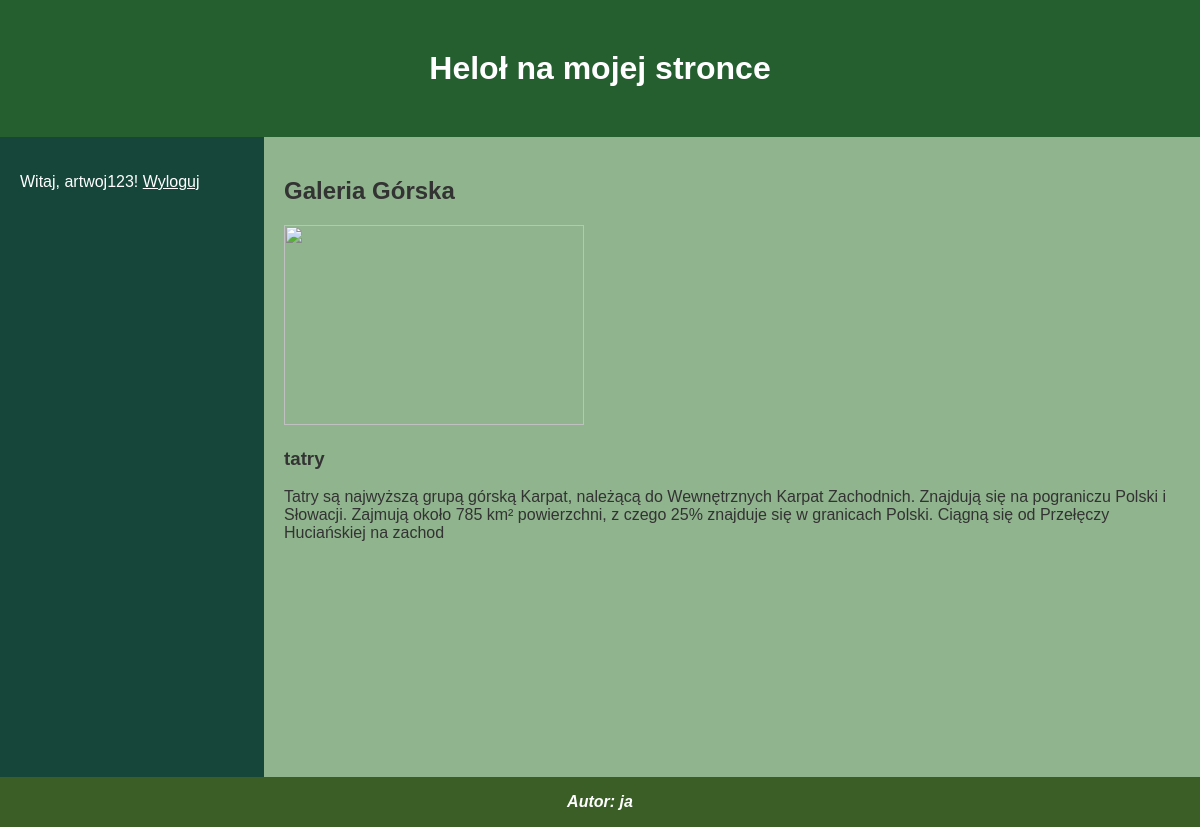
Page /22.03.2025_LOG/index.php (signed in) on the committed database.
### tables this page shows
CREATE TABLE `gory` (
  `id` int(11) NOT NULL,
  `nazwa` varchar(255) NOT NULL,
  `opis` varchar(255) NOT NULL
);

### 22.03.2025_LOG/index.php (the view, shortened to what this page needs)
<?php
require_once("db.php");
?>
<!DOCTYPE html>
<html lang="pl">
<head>
    <link rel="stylesheet" href="style.css">
</head>
<body>
    <header>
        <h1>Heloł na mojej stronce</h1>
    </header>
    <section class="main">
        <section class="lewa">
            <ul>
                <?php if (isset($_SESSION['user_name'])): ?>
                    <span>Witaj, <?php echo htmlspecialchars($_SESSION['user_name']); ?>!</span>
                    <a href="logout.php">Wyloguj</a>
                <?php else: ?>
                    <a href="zarejestruj.php">Zarejestruj</a>
                    <a href="zaloguj.php">Zaloguj</a>
                <?php endif; ?>
            </ul>
        </section>
        <section class="prawa">
            <?php if (isset($_SESSION['user_name'])): ?>
                <h2>Galeria Górska</h2>
                <div class="galeria">
                <?php if (isset($_SESSION['user_name'])): ?>
                    <img src="https://zakopane.com/wp-content/uploads/2017/10/tatry-podzia%C5%82.jpg">
                <?php else: ?>
                    <p>Brak zwartosci</p>
                <?php endif; ?>
                    <?php
                    $sql = "SELECT nazwa, opis FROM gory";
                    $result = $conn->query($sql);
                    if (isset($_SESSION['user_name'])) {
                        while ($row = $result->fetch_assoc()) {
                            echo "<div class='gora'>";
                            echo "<h3>" . htmlspecialchars($row['nazwa']) . "</h3>";
                            echo "<p>" . htmlspecialchars($row['opis']) . "</p>";
                            echo "</div>";
                        }
                    } else {
                        echo "<p>Brak danych do wyświetlenia.</p>";
                    }
                    ?>
                </div>
            <?php else: ?>
                <p>Zaloguj się, aby zobaczyć zawartość.</p>
            <?php endif; ?>
        </section>
    </section>
    <footer>
        <b><i>Autor: ja</i></b>
    </footer>
</body>
</html>

### 22.03.2025_LOG/style.css (style rules this page uses)
body, html { margin: 0; padding: 0; box-sizing: border-box; overflow: hidden; font-family: Arial, Helvetica, sans-serif; color: white; }
header { background-color: #255e2f; width: 100%; height: auto; text-align: center; padding: 20px 0; }
header > h1 { margin: 0; color: #FFF; padding: 30px; font-size: 2rem; }
.main { display: flex; width: 100%; }
.lewa { width: 20%; background-color: #16463a; height: 75vh; float: left; padding: 20px; color: white; }
.lewa a { color: white; }
ul { list-style: none; padding: 0; }
.prawa { width: 80%; background-color: #90b48d; color: #333; height: 75vh; float: left; padding: 20px; }
footer { background-color: #3a5e25; width: 100%; display: flex; justify-content: center; align-items: center; height: 50px; }
img { width: 25vw; height: 25vh; }

### rows in the picture
gory: nazwa "tatry", opis "Tatry są najwyższą grupą górską Karpat, należącą do Wewnętrznych Karpat Zachodnich. Znajdują się na pograniczu Polski i Słowacji. Zajmują około 785 km² powierzchni, z czego 25% znajduje się w granicach Polski. Ciągną się od Przełęczy Huciańskiej na zachod"

### other values in the picture
$_SESSION['user_name'] "artwoj123"
